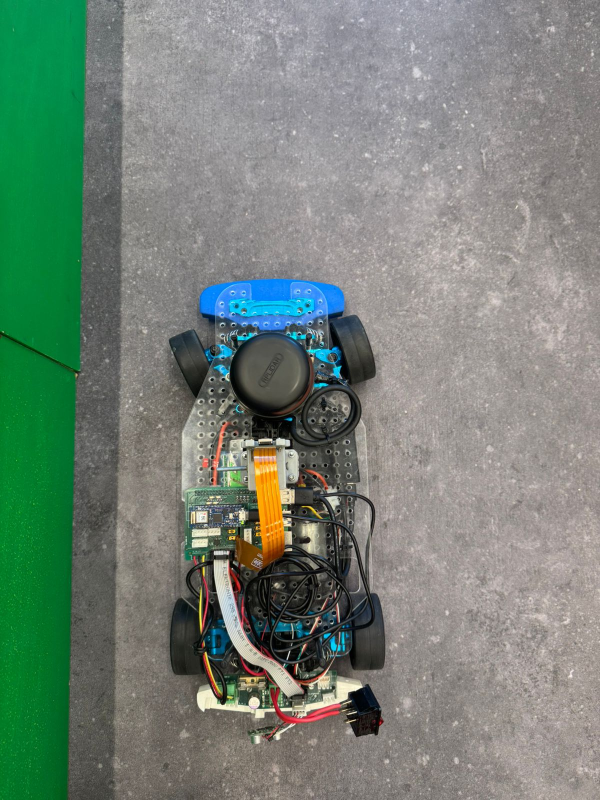
#> input picture left_test.jpeg, 1200 x 1600 px (shown at 1/2 size)
$ python annotate_trajectory_image.py ../../left_test.jpeg out.png
#> lines starting #> are read from the running program, lines starting #| are printed output that depends on the picture
#!/usr/bin/env python3
from __future__ import annotations

import argparse
from pathlib import Path

from PIL import Image, ImageDraw, ImageFont


def load_font(size: int) -> ImageFont.FreeTypeFont | ImageFont.ImageFont:
    candidates = [
        "/usr/share/fonts/truetype/dejavu/DejaVuSans-Bold.ttf",
        "/usr/share/fonts/truetype/liberation2/LiberationSans-Bold.ttf",
    ]
    for candidate in candidates:
        path = Path(candidate)
        if path.exists():
            return ImageFont.truetype(str(path), size=size)
    return ImageFont.load_default()


def rounded_label(
    draw: ImageDraw.ImageDraw,
    xy: tuple[int, int],
    text: str,
    *,
    font: ImageFont.ImageFont,
    fill: tuple[int, int, int],
    stroke_fill: tuple[int, int, int],
) -> tuple[int, int, int, int]:
    x, y = xy
    bbox = draw.multiline_textbbox((x, y), text, font=font, spacing=6)
    pad_x = 18
    pad_y = 14
    rect = (
        bbox[0] - pad_x,
        bbox[1] - pad_y,
        bbox[2] + pad_x,
        bbox[3] + pad_y,
    )
    draw.rounded_rectangle(rect, radius=18, fill=fill, outline=stroke_fill, width=4)
    draw.multiline_text((x, y), text, font=font, fill=(255, 255, 255), spacing=6)
    return rect


def arrow(
    draw: ImageDraw.ImageDraw,
    start: tuple[int, int],
    end: tuple[int, int],
    *,
    color: tuple[int, int, int],
    width: int = 10,
) -> None:
    draw.line([start, end], fill=color, width=width)
    ex, ey = end
    sx, sy = start
    dx = ex - sx
    dy = ey - sy
    length = max((dx * dx + dy * dy) ** 0.5, 1.0)
    ux = dx / length
    uy = dy / length
    left = (ex - int(24 * ux - 14 * uy), ey - int(24 * uy + 14 * ux))
    right = (ex - int(24 * ux + 14 * uy), ey - int(24 * uy - 14 * ux))
    draw.polygon([end, left, right], fill=color)


def main() -> None:
    parser = argparse.ArgumentParser(description="Annotate the trajectory image with the 09d failure mode.")
    parser.add_argument("input_image", type=Path)
    parser.add_argument("output_image", type=Path)
    args = parser.parse_args()

    image = Image.open(args.input_image).convert("RGB")
#> image is the input picture: PIL image 1200x1600 RGB; mean R, G, B 116.7, 131, 119.2
    draw = ImageDraw.Draw(image, "RGBA")

    title_font = load_font(44)
    text_font = load_font(34)
    small_font = load_font(28)

    draw.rounded_rectangle((30, 30, 1110, 180), radius=24, fill=(20, 20, 20, 210))
    draw.text((60, 50), "Por que la trayectoria verde se abre demasiado", font=title_font, fill=(255, 255, 255))
    draw.text(
        (60, 110),
        "09d: entra bien en la curva, pero luego cambia de lectura y termina siguiendo el espacio abierto.",
        font=small_font,
        fill=(235, 235, 235),
    )

    rect1 = rounded_label(
        draw,
        (70, 320),
        "1. Entrada correcta\nfront_turn manda izquierda\n(target ~ +27 deg)",
        font=text_font,
        fill=(38, 92, 54),
        stroke_fill=(93, 214, 119),
    )
#> rect1 = (52, 312, 614, 449)
    arrow(draw, (rect1[2], rect1[1] + 85), (420, 520), color=(93, 214, 119))

    rect2 = rounded_label(
        draw,
        (80, 820),
        "2. Cambio de lectura\nfront_left cae y front_right sube\nel target cambia de signo",
        font=text_font,
        fill=(120, 70, 20),
        stroke_fill=(255, 178, 64),
    )
#> rect2 = (62, 812, 709, 949)
    arrow(draw, (rect2[2], rect2[1] + 100), (620, 760), color=(255, 178, 64))

    rect3 = rounded_label(
        draw,
        (660, 1120),
        "3. Gap takeover\nla logica sigue la apertura exterior\npor eso no sigue la roja",
        font=text_font,
        fill=(120, 30, 30),
        stroke_fill=(255, 90, 90),
    )
#> rect3 = (642, 1112, 1344, 1249)
    arrow(draw, (rect3[0] + 120, rect3[1]), (925, 1290), color=(255, 90, 90))

    draw.rounded_rectangle((40, 1440, 1160, 1575), radius=20, fill=(15, 15, 15, 210))
    draw.text(
        (70, 1470),
        "Resumen: la version probada en 09d no estaba siguiendo un eje de corredor.\n"
        "Estaba haciendo front_turn -> cambio de signo -> gap.",
        font=small_font,
        fill=(255, 255, 255),
        spacing=8,
    )

    args.output_image.parent.mkdir(parents=True, exist_ok=True)
    image.save(args.output_image, quality=95)
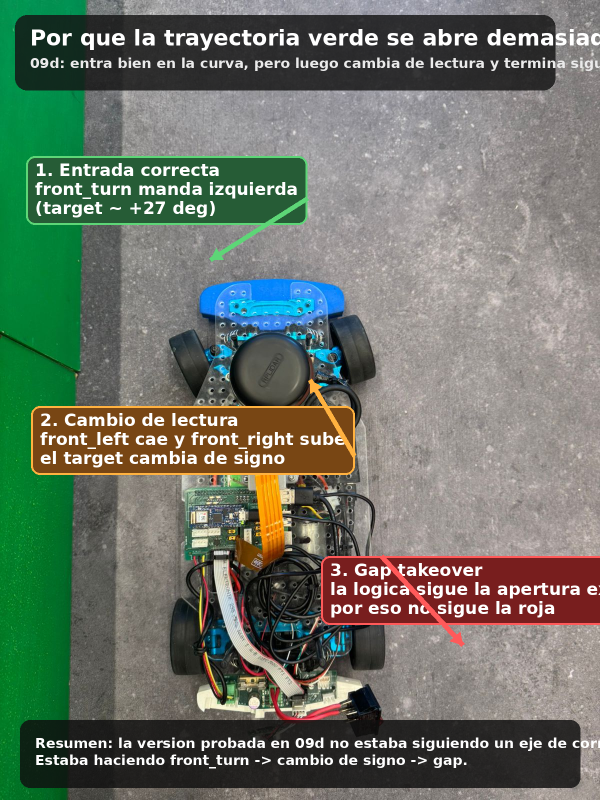
#> saved as out.png: PIL image 1200x1600 RGB (shown at 1/2 size); mean R, G, B 108.1, 116.3, 103.5
    print(args.output_image)


if __name__ == "__main__":
    main()

$ run again, on new_curve.jpeg
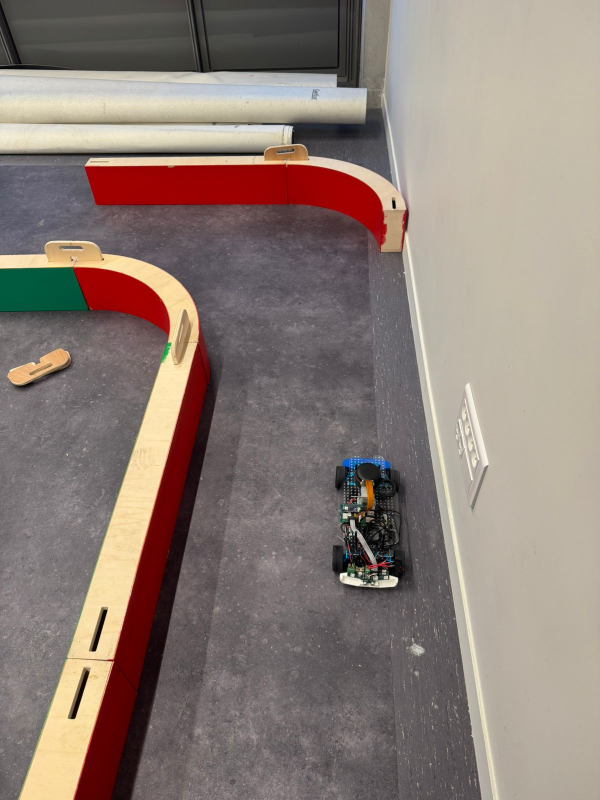
#> input picture new_curve.jpeg, 1200 x 1600 px (shown at 1/2 size)
#> in main, image is the input picture: PIL image 1200x1600 RGB; mean R, G, B 140.7, 126.3, 118.8
#> rect1 = (52, 312, 614, 449)
#> rect2 = (62, 812, 709, 949)
#> rect3 = (642, 1112, 1344, 1249)
#> in main, `image.save(args.output_image, quality=95)`:
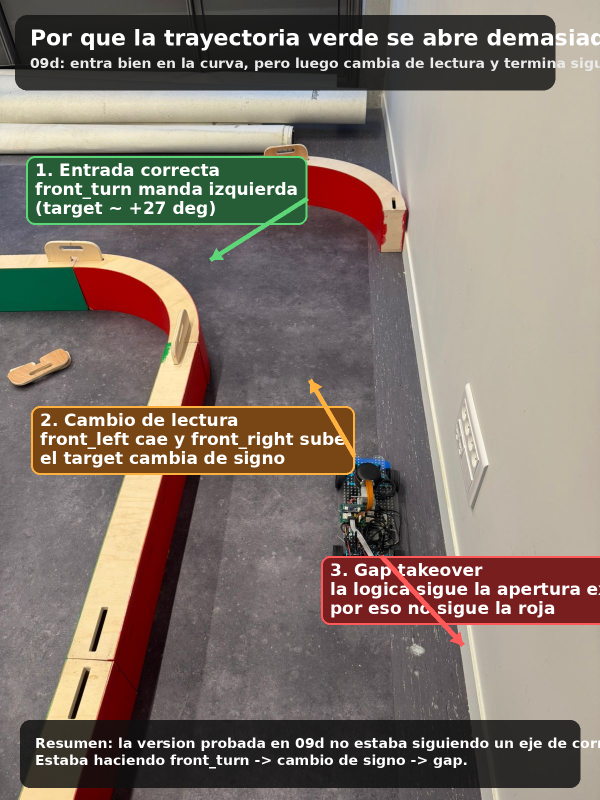
#> saved as out.png: PIL image 1200x1600 RGB (shown at 1/2 size); mean R, G, B 129.4, 117, 107.2
